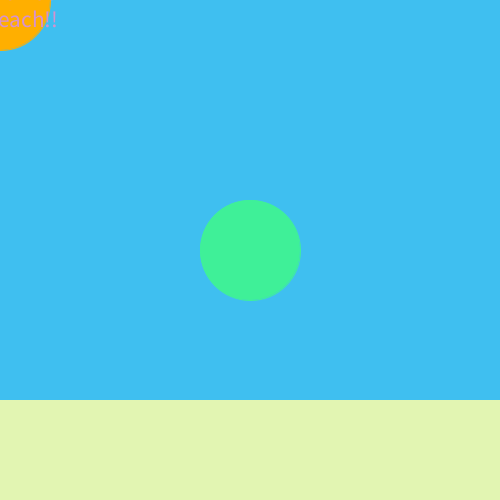
Frame 1 (no input)
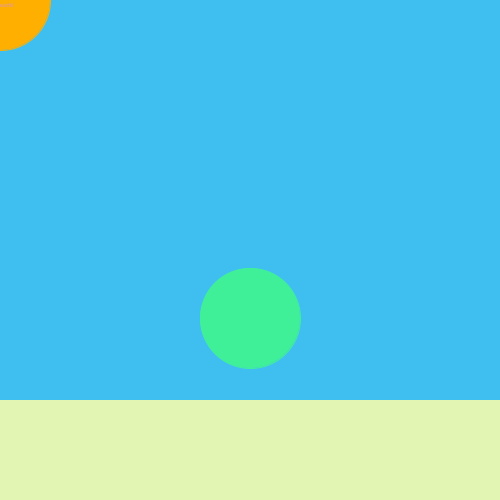
Frame 60 (the mouse pressed at the canvas centre just before this capture)
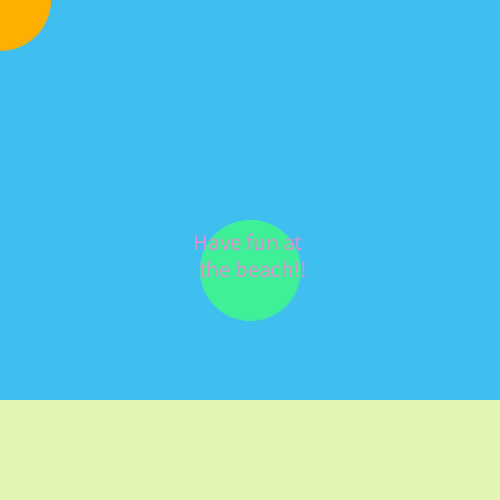
Frame 120 (the mouse held since frame 60 and released just before this capture)

The Processing sketch that drew these frames (run headless with seeded random() and noise(); from frame 60 on, the mouse is pressed at the canvas centre):

// Processing sketch: processing_99158
// ── processing_99158.pde

float ballX=250;
float ballXSpeed=4;


void setup()
{
  size(500, 500);
  background(63, 191, 240);
  smooth();
  frameRate(60);
}

void draw()
{
    background(63, 191, 240);
  fill(226,245,178);
  stroke(226,245,178);
  rect(0, 400, 500,100);
  fill(63,240,152);
  stroke(63,240,152);
  ellipse(250,ballX,100,100);
  fill(255,175,0);
  stroke(255,175,0);
  ellipse(0,0,100,100);
  fill(214,145,207);
  textSize(random(36));
  textAlign(CENTER);
  text("Have fun at \n the beach!!", mouseX, mouseY);


  ballX = ballX+ballXSpeed;
  if(ballX>400)
  ballXSpeed=ballXSpeed*-1;
  if(ballX<175)
  ballXSpeed=ballXSpeed*-1;
  
}
